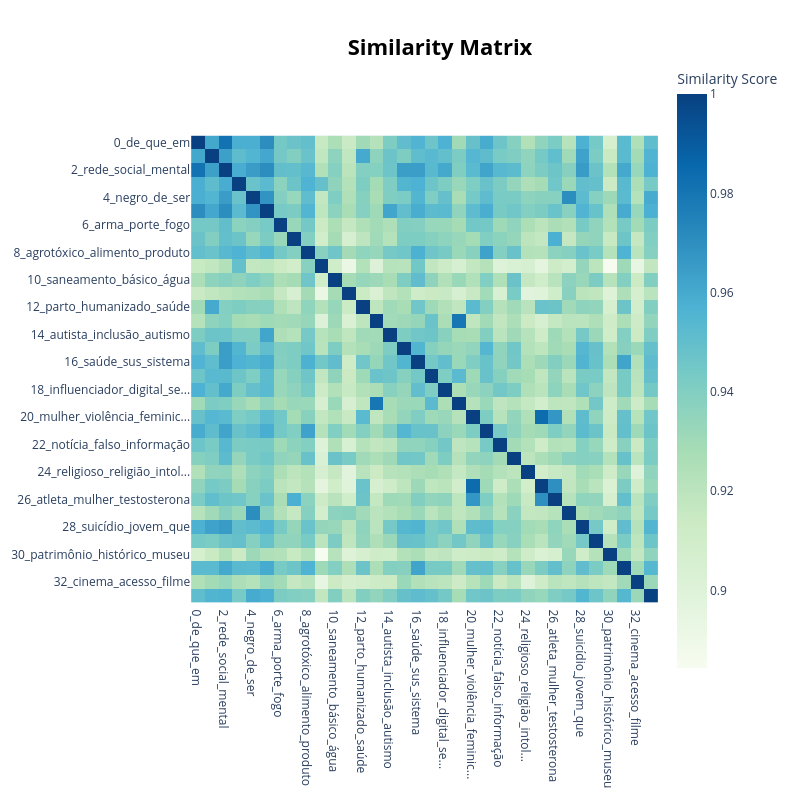

This figure's notebook cell:
### Code cell
topic_model.visualize_heatmap()

### Figure 1 — Plotly figure (JSON) as saved in the notebook; plotly's stock layout.template omitted (floating-point values rounded to 4 significant figures; data arrays with more than 128 entries replaced by an {"elided": "..."} marker saying what was removed)
{"data": [{"coloraxis": "coloraxis", "hovertemplate": "x: %{x}<br>y: %{y}<br>Similarity Score: %{z}<extra></extra>", "name": "0", "type": "heatmap", "x": ["0_de_que_em", "1_sexual_criança_de", "2_rede_social_mental", "3_vacina_ciência_de", "4_negro_de_ser", "5_preconceito_de_asiático", "6_arma_porte_fogo", "7_esporte_esportivo_prática", "8_agrotóxico_alimento_produto", "9_automedicação_medicamento...", "10_saneamento_básico_água", "11_floresta_desmatamento_am...", "12_parto_humanizado_saúde", "13_distância_educação_ensino", "14_autista_inclusão_autismo", "15_isolamento_pandemia_de", "16_saúde_sus_sistema", "17_analfabetismo_funcional_...", "18_influenciador_digital_se...", "19_ensino_médio_reforma", "20_mulher_violência_feminic...", "21_fome_alimento_de", "22_notícia_falso_informação", "23_ambiental_empresa_barragem", "24_religioso_religião_intol...", "25_mulher_homem_gênero", "26_atleta_mulher_testosterona", "27_terra_indígena_temporal", "28_suicídio_jovem_que", "29_reforma_previdência_apos...", "30_patrimônio_histórico_museu", "31_animal_beleza_corpo", "32_cinema_acesso_filme", "33_liberdade_expressão_biog..."], "xaxis": "x", "y": ["0_de_que_em", "1_sexual_criança_de", "2_rede_social_mental", "3_vacina_ciência_de", "4_negro_de_ser", "5_preconceito_de_asiático", "6_arma_porte_fogo", "7_esporte_esportivo_prática", "8_agrotóxico_alimento_produto", "9_automedicação_medicamento...", "10_saneamento_básico_água", "11_floresta_desmatamento_am...", "12_parto_humanizado_saúde", "13_distância_educação_ensino", "14_autista_inclusão_autismo", "15_isolamento_pandemia_de", "16_saúde_sus_sistema", "17_analfabetismo_funcional_...", "18_influenciador_digital_se...", "19_ensino_médio_reforma", "20_mulher_violência_feminic...", "21_fome_alimento_de", "22_notícia_falso_informação", "23_ambiental_empresa_barragem", "24_religioso_religião_intol...", "25_mulher_homem_gênero", "26_atleta_mulher_testosterona", "27_terra_indígena_temporal", "28_suicídio_jovem_que", "29_reforma_previdência_apos...", "30_patrimônio_histórico_museu", "31_animal_beleza_corpo", "32_cinema_acesso_filme", "33_liberdade_expressão_biog..."], "yaxis": "y", "z": {"elided": "34x34 float values"}}], "layout": {"coloraxis": {"colorbar": {"title": {"text": "Similarity Score"}}, "colorscale": [[0, "rgb(247,252,240)"], [0.125, "rgb(224,243,219)"], [0.25, "rgb(204,235,197)"], [0.375, "rgb(168,221,181)"], [0.5, "rgb(123,204,196)"], [0.625, "rgb(78,179,211)"], [0.75, "rgb(43,140,190)"], [0.875, "rgb(8,104,172)"], [1, "rgb(8,64,129)"]]}, "height": 800, "hoverlabel": {"bgcolor": "white", "font": {"family": "Rockwell", "size": 16}}, "legend": {"title": {"text": "Trend"}}, "margin": {"t": 60}, "showlegend": true, "title": {"font": {"color": "Black", "size": 22}, "text": "<b>Similarity Matrix</b>", "x": 0.55, "xanchor": "center", "y": 0.95, "yanchor": "top"}, "width": 800, "xaxis": {"anchor": "y", "constrain": "domain", "domain": [0, 1], "scaleanchor": "y"}, "yaxis": {"anchor": "x", "autorange": "reversed", "constrain": "domain", "domain": [0, 1]}}}
